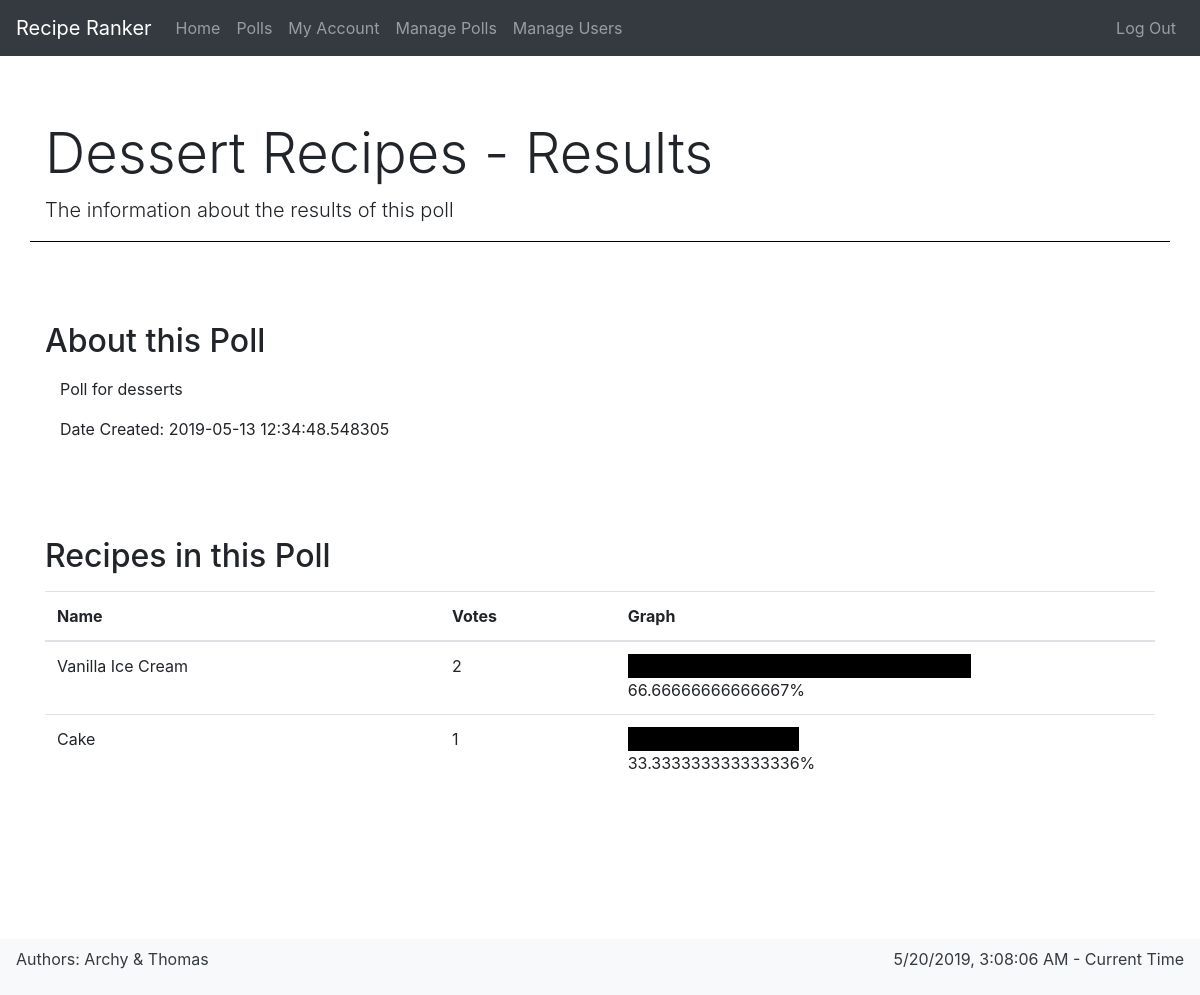
Screenshot of /poll/2/result (signed in) with the database file from the repository.
### app/models.py (models this page shows, shortened)
class Poll(db.Model):
    id = db.Column(db.Integer, primary_key=True)
    name = db.Column(db.String(64), nullable=False, index=True)
    description = db.Column(db.String(256), nullable=True)
    date_created = db.Column(
        db.DateTime, nullable=False, index=True, default=datetime.utcnow)
    creator_id = db.Column(
        db.Integer, db.ForeignKey('user.id'), nullable=False)
    recipes = db.relationship("Recipe", backref='poll', lazy='dynamic')
    votes = db.relationship("Vote", backref='poll', lazy='dynamic')

class Recipe(db.Model):
    id = db.Column(db.Integer, primary_key=True)
    name = db.Column(db.String(64), nullable=False, index=True)
    description = db.Column(db.String(256), nullable=True)
    date_added = db.Column(
        db.DateTime, nullable=False, index=True, default=datetime.utcnow)
    contributor_id = db.Column(
        db.Integer, db.ForeignKey('user.id'), nullable=False)
    poll_id = db.Column(db.Integer, db.ForeignKey('poll.id'), nullable=False)
    votes = db.relationship("Vote", backref='recipe', lazy='dynamic')

### app/routes.py (the view)
@app.route('/poll/<int:poll_id>/result')
def poll_result(poll_id):
    if current_user.is_authenticated:
        poll = Poll.query.get_or_404(poll_id)  # gives 404 if not found
        return render_template(
            'poll_result.html',
            title=poll.name + ' - Results',
            description='The information about the results of this poll',
            poll=poll,
            votes=Vote)
    else:
        abort(403)

### app/models.py (called while the page is built)
@login_manager.user_loader
def load_user(id):
    return User.query.get(int(id))

### app/templates/poll_result.html
{% extends "base.html" %}
{% block content %}
<div class="row">
    <section class="col">
        <header>
            <h2>About this Poll</h2>
        </header>
        <div class="container">
            <p>{{ poll.description }}</p>
            <p>Date Created: {{ poll.date_created }}</p>
        </div>
    </section>
</div>
<div class="row">
    <section class="col">
        <header>
            <h2>Recipes in this Poll</h2>
        </header>
        <table class="table">
            <thead>
                <tr>
                    <th scope="col">Name</th>
                    <th scope="col">Votes</th>
                    <th scope="col">Graph</th>
                </tr>
            </thead>
            <tbody>
                {% with total_votes = poll.votes.all()|length if poll.votes.all()|length > 0 else 1 %}
                {% for r in poll.recipes.all() %}
                <tr class='table-row'>
                    <td>{{ r.name }}</td>
                    <td>{{ r.votes.all()|length }}</td>
                    <td>
                        <div class="voteGraph" style="width:{{ (r.votes.all()|length) * 100 / total_votes }}%"><br>
                        </div><span>{{ (r.votes.all()|length) * 100 / total_votes }}%</span>
                    </td>
                </tr>
                {% endfor %}
                {% endwith %}
            </tbody>
        </table>
    </section>
</div>
{% endblock %}

### app/static/css/style.css (style rules this page uses)
body { padding-bottom: 10rem; }
section > header { margin-top: 1rem; margin-bottom: 1rem; }
section { margin-top: 2rem; margin-bottom: 2rem; }
.voteGraph { background-color: #000; min-width: 1%; }

### rows the page displays
Poll: description "Poll for desserts", date_created "2019-05-13 12:34:48.548305"
Recipe: name "Vanilla Ice Cream", votes.all|length "2", votes "66.66666666666667"
Recipe: name "Cake", votes.all|length "1", votes "33.333333333333336"

### other values shown
{{ title }} "Dessert Recipes - Results"
{{ description }} "The information about the results of this poll"
